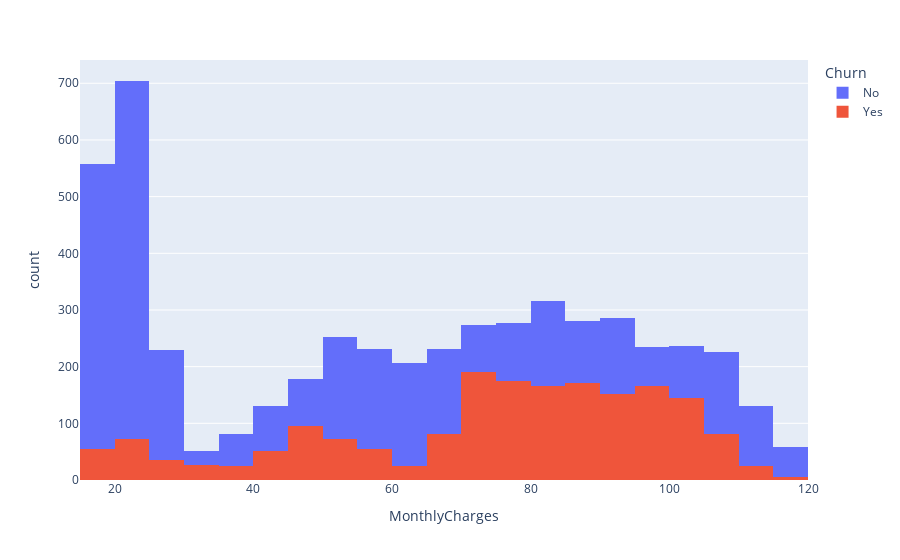

The notebook cell saved with this chart:
### Code cell
# A histogram or box plot would be helpful here since we are essentially exploring a numerical column
fig = px.histogram(data, x="MonthlyCharges", color="Churn", nbins=25)
fig.update_layout(barmode='overlay')

### Figure 1 — Plotly figure (JSON) as saved in the notebook; plotly's stock layout.template omitted (floating-point values rounded to 4 significant figures; data arrays with more than 128 entries replaced by an {"elided": "..."} marker saying what was removed)
{"data": [{"alignmentgroup": "True", "bingroup": "x", "hovertemplate": "Churn=No<br>MonthlyCharges=%{x}<br>count=%{y}<extra></extra>", "legendgroup": "No", "marker": {"color": "#636efa", "pattern": {"shape": ""}}, "name": "No", "nbinsx": 25, "offsetgroup": "No", "orientation": "v", "showlegend": true, "type": "histogram", "x": {"elided": "5174 float values"}, "xaxis": "x", "yaxis": "y"}, {"alignmentgroup": "True", "bingroup": "x", "hovertemplate": "Churn=Yes<br>MonthlyCharges=%{x}<br>count=%{y}<extra></extra>", "legendgroup": "Yes", "marker": {"color": "#EF553B", "pattern": {"shape": ""}}, "name": "Yes", "nbinsx": 25, "offsetgroup": "Yes", "orientation": "v", "showlegend": true, "type": "histogram", "x": {"elided": "1869 float values"}, "xaxis": "x", "yaxis": "y"}], "layout": {"barmode": "overlay", "legend": {"title": {"text": "Churn"}, "tracegroupgap": 0}, "margin": {"t": 60}, "xaxis": {"anchor": "y", "domain": [0, 1], "title": {"text": "MonthlyCharges"}}, "yaxis": {"anchor": "x", "domain": [0, 1], "title": {"text": "count"}}}}
